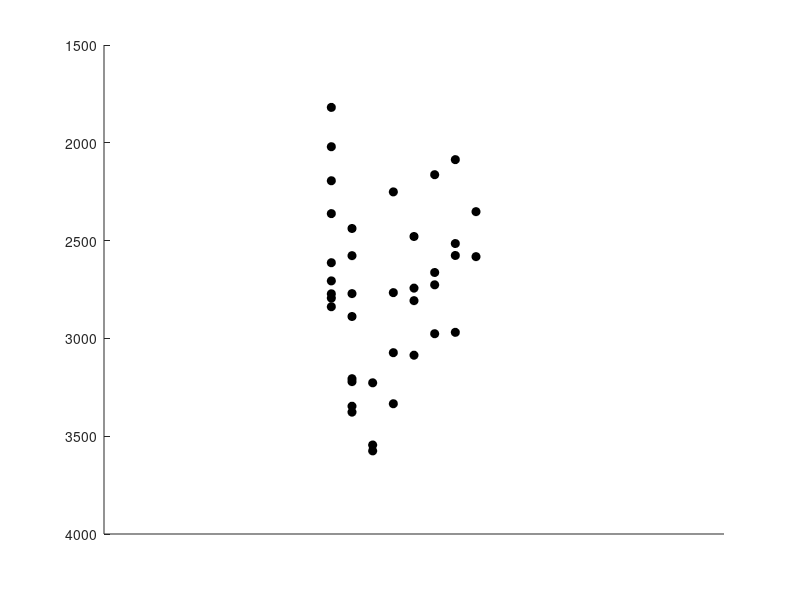

MATLAB code to generate this figure: (Note: this script raises an error after producing the figure.)
function [] = plotMLDNeurons()
dbstop if error

figDir = '/media/dlc/Data8TB/TUM/OT/OTProject/MLD/ForPaper/';
%X:\Janie-OT-MLD\OT-MLD\OT_Project_2021-Final\MLD\Figs

ot18 = [2772; 1819; 2020; 2794; 2194; 2362; 2706; 2838; 2613; ]; %13
ot17 = [2438; 2577; 2888; 3221; 3206; 2771; 3347; 3377]; %3377 is twice, one is changed to 3347 to make some jitter
ot16 = [3227; 3545; 3575];
ot15 = [2766; 3073; 3334; 2251];
ot14 = [2743; 2807; 2479; 3086];
ot13 = [2976; 2663; 2163; 2726];
ot12 = [2086; 2515; 2576; 2969];
ot11 = [2352; 2582];


% OLD
%{
ot18 = [2772; 2308; 1819; 2020; 2362; 2706; 2838; 2613; 2438; 2577; 2888; 3221; 3206]; %13
ot17 = [2438; 2577; 2888; 3221; 3206; 2771; 3377; 3377]; %
ot16 = [3227; 3545; 3575];
ot15 = [2766; 3073; 3334; 2251];
ot14 = [2743; 2807; 2479; 3086];
ot13 = [2976; 2663; 2163; 2726];
ot12 = [2086; 2515; 2576; 2969];
ot11 = [2352; 2582];
%}

%cols = redblue(8); % not good, some white entries

cols = {[0.6350, 0.0780, 0.1840], [0.8500, 0.3250, 0.0980], [0.9290, 0.6940, 0.1250], [0.4940, 0.1840, 0.5560], [0, 0.5, 0],[0, 0.4470, 0.7410],[0 0 0], [.7 .3 .7], [.7 .5 .7], [.7 .9 .7]};

figure(100); clf

for j = 1:8

    switch j
        case 1
            thisData = ot18;
        case 2
            thisData = ot17;
        case 3
            thisData = ot16;
        case 4
            thisData = ot15;
        case 5
            thisData = ot14;
        case 6
            thisData = ot13;        
        case 7
            thisData = ot12;
        case 8
            thisData = ot11;
    end
    xes =[];
    xes = ones(1, numel(thisData))*j;
    hold on
    thisCol = cols{j};
    plot(xes, thisData, 'ko',  'MarkerFaceColor', 'k', 'linestyle', 'none')
    
    
end

set(gca, 'YDir','reverse')

xlim([-10 20])
ylim([1500 4000])
set(gca,'xtick',[])

saveName = [figDir 'DepthLocations'];
plotpos = [0 0 15 10];

print_in_A4(0, saveName, '-djpeg', 0, plotpos);
print_in_A4(0, saveName, '-depsc', 0, plotpos);


disp('')

end